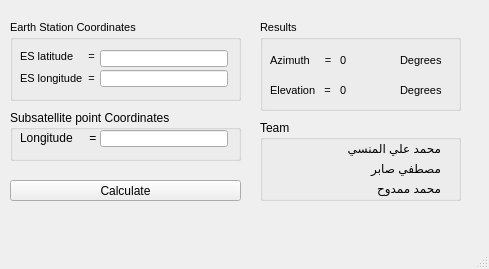
<?xml version="1.0" encoding="UTF-8"?>
<ui version="4.0">
 <class>MainWindow</class>
 <widget class="QMainWindow" name="MainWindow">
  <property name="geometry">
   <rect>
    <x>0</x>
    <y>0</y>
    <width>489</width>
    <height>269</height>
   </rect>
  </property>
  <property name="windowTitle">
   <string>Antenna Look Angles</string>
  </property>
  <property name="windowIcon">
   <iconset>
    <normaloff>../pythonWorkSpace/satellite/satellite_dish.ico</normaloff>../pythonWorkSpace/satellite/satellite_dish.ico</iconset>
  </property>
  <widget class="QWidget" name="centralwidget">
   <widget class="QPushButton" name="calculate">
    <property name="geometry">
     <rect>
      <x>10</x>
      <y>180</y>
      <width>231</width>
      <height>21</height>
     </rect>
    </property>
    <property name="text">
     <string>Calculate</string>
    </property>
   </widget>
   <widget class="QGroupBox" name="groupBox">
    <property name="geometry">
     <rect>
      <x>10</x>
      <y>20</y>
      <width>231</width>
      <height>81</height>
     </rect>
    </property>
    <property name="font">
     <font>
      <pointsize>8</pointsize>
     </font>
    </property>
    <property name="title">
     <string>Earth Station Coordinates</string>
    </property>
    <widget class="QLabel" name="label_2">
     <property name="geometry">
      <rect>
       <x>10</x>
       <y>50</y>
       <width>81</width>
       <height>16</height>
      </rect>
     </property>
     <property name="text">
      <string>ES longitude  =</string>
     </property>
     <property name="textFormat">
      <enum>Qt::PlainText</enum>
     </property>
    </widget>
    <widget class="QLabel" name="label">
     <property name="geometry">
      <rect>
       <x>10</x>
       <y>28</y>
       <width>81</width>
       <height>16</height>
      </rect>
     </property>
     <property name="text">
      <string>ES latitude     =</string>
     </property>
     <property name="textFormat">
      <enum>Qt::PlainText</enum>
     </property>
    </widget>
    <widget class="QLineEdit" name="lineEdit_2">
     <property name="geometry">
      <rect>
       <x>90</x>
       <y>50</y>
       <width>128</width>
       <height>17</height>
      </rect>
     </property>
    </widget>
    <widget class="QLineEdit" name="lineEdit">
     <property name="geometry">
      <rect>
       <x>90</x>
       <y>30</y>
       <width>128</width>
       <height>17</height>
      </rect>
     </property>
    </widget>
   </widget>
   <widget class="QGroupBox" name="groupBox_2">
    <property name="geometry">
     <rect>
      <x>10</x>
      <y>110</y>
      <width>231</width>
      <height>51</height>
     </rect>
    </property>
    <property name="title">
     <string>Subsatellite point Coordinates</string>
    </property>
    <widget class="QLabel" name="label_3">
     <property name="geometry">
      <rect>
       <x>10</x>
       <y>20</y>
       <width>81</width>
       <height>16</height>
      </rect>
     </property>
     <property name="text">
      <string>Longitude     =</string>
     </property>
    </widget>
    <widget class="QLineEdit" name="lineEdit_3">
     <property name="geometry">
      <rect>
       <x>90</x>
       <y>20</y>
       <width>128</width>
       <height>17</height>
      </rect>
     </property>
    </widget>
   </widget>
   <widget class="QGroupBox" name="groupBox_3">
    <property name="geometry">
     <rect>
      <x>260</x>
      <y>20</y>
      <width>201</width>
      <height>91</height>
     </rect>
    </property>
    <property name="font">
     <font>
      <pointsize>8</pointsize>
     </font>
    </property>
    <property name="title">
     <string>Results</string>
    </property>
    <widget class="QLabel" name="label_4">
     <property name="geometry">
      <rect>
       <x>10</x>
       <y>30</y>
       <width>61</width>
       <height>21</height>
      </rect>
     </property>
     <property name="font">
      <font>
       <pointsize>8</pointsize>
      </font>
     </property>
     <property name="text">
      <string>Azimuth     =</string>
     </property>
    </widget>
    <widget class="QLabel" name="label_5">
     <property name="geometry">
      <rect>
       <x>10</x>
       <y>60</y>
       <width>61</width>
       <height>21</height>
      </rect>
     </property>
     <property name="font">
      <font>
       <pointsize>8</pointsize>
      </font>
     </property>
     <property name="text">
      <string>Elevation   =</string>
     </property>
    </widget>
    <widget class="QLabel" name="label_6">
     <property name="geometry">
      <rect>
       <x>80</x>
       <y>30</y>
       <width>61</width>
       <height>20</height>
      </rect>
     </property>
     <property name="font">
      <font>
       <pointsize>8</pointsize>
      </font>
     </property>
     <property name="text">
      <string>0</string>
     </property>
    </widget>
    <widget class="QLabel" name="label_7">
     <property name="geometry">
      <rect>
       <x>80</x>
       <y>60</y>
       <width>61</width>
       <height>20</height>
      </rect>
     </property>
     <property name="font">
      <font>
       <pointsize>8</pointsize>
      </font>
     </property>
     <property name="text">
      <string>0</string>
     </property>
    </widget>
    <widget class="QLabel" name="label_8">
     <property name="geometry">
      <rect>
       <x>140</x>
       <y>60</y>
       <width>61</width>
       <height>21</height>
      </rect>
     </property>
     <property name="font">
      <font>
       <pointsize>8</pointsize>
      </font>
     </property>
     <property name="text">
      <string>Degrees</string>
     </property>
    </widget>
    <widget class="QLabel" name="label_9">
     <property name="geometry">
      <rect>
       <x>140</x>
       <y>30</y>
       <width>61</width>
       <height>21</height>
      </rect>
     </property>
     <property name="font">
      <font>
       <pointsize>8</pointsize>
      </font>
     </property>
     <property name="text">
      <string>Degrees</string>
     </property>
    </widget>
   </widget>
   <widget class="QGroupBox" name="groupBox_4">
    <property name="geometry">
     <rect>
      <x>260</x>
      <y>120</y>
      <width>201</width>
      <height>81</height>
     </rect>
    </property>
    <property name="title">
     <string>Team </string>
    </property>
    <widget class="QLabel" name="label_10">
     <property name="geometry">
      <rect>
       <x>10</x>
       <y>20</y>
       <width>171</width>
       <height>16</height>
      </rect>
     </property>
     <property name="text">
      <string>محمد علي المنسي</string>
     </property>
    </widget>
    <widget class="QLabel" name="label_11">
     <property name="geometry">
      <rect>
       <x>10</x>
       <y>40</y>
       <width>171</width>
       <height>16</height>
      </rect>
     </property>
     <property name="text">
      <string>مصطفي صابر </string>
     </property>
    </widget>
    <widget class="QLabel" name="label_12">
     <property name="geometry">
      <rect>
       <x>10</x>
       <y>60</y>
       <width>171</width>
       <height>16</height>
      </rect>
     </property>
     <property name="text">
      <string>محمد ممدوح </string>
     </property>
    </widget>
   </widget>
  </widget>
  <widget class="QMenuBar" name="menubar">
   <property name="geometry">
    <rect>
     <x>0</x>
     <y>0</y>
     <width>489</width>
     <height>21</height>
    </rect>
   </property>
  </widget>
  <widget class="QStatusBar" name="statusbar"/>
 </widget>
 <resources/>
 <connections/>
</ui>
